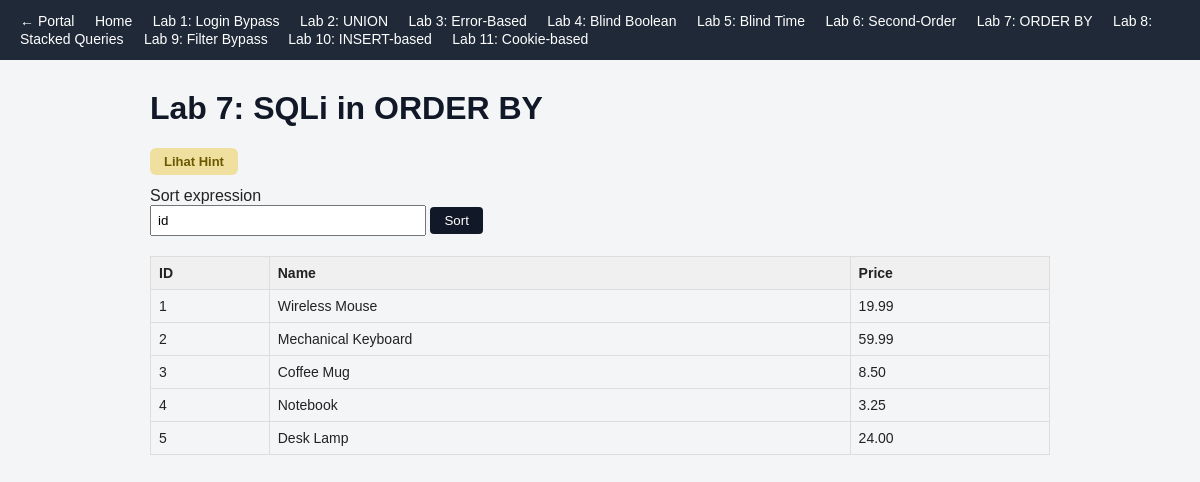
The app's page /app/src/lab7_order_by.php with its own data.
### tables this page shows
CREATE TABLE products (
  id INT AUTO_INCREMENT PRIMARY KEY,
  name VARCHAR(100),
  description TEXT,
  price DECIMAL(10,2),
  category VARCHAR(50)
);

### app/src/lab7_order_by.php (the view, shortened to what this page needs)
<?php
require 'db.php';
$title = 'Lab 7: SQLi in ORDER BY';
$sort = $_GET['sort'] ?? 'id';
$query = "SELECT id, name, price FROM products ORDER BY $sort";
$res = @$mysqli->query($query);
include 'header.php';
?>
<details class="hint-box">
<summary>Lihat Hint</summary>
</details>
<form method="get">
  <label>Sort expression</label><br>
  <input type="text" name="sort" value="<?php echo htmlspecialchars($sort); ?>">
  <button type="submit">Sort</button>
</form>
<?php if ($res === false): ?>
  <div class="error-box">SQL Error: <?php echo htmlspecialchars($mysqli->error); ?></div>
<?php else: ?>
  <table><tr><th>ID</th><th>Name</th><th>Price</th></tr>
  <?php while ($row = $res->fetch_assoc()): ?>
    <tr><td><?php echo htmlspecialchars($row['id']); ?></td><td><?php echo htmlspecialchars($row['name']); ?></td><td><?php echo htmlspecialchars($row['price']); ?></td></tr>
  <?php endwhile; ?>
  </table>
<?php endif; ?>
<?php include 'footer.php'; ?>

### app/src/header.php (shortened to what this page needs)
<?php $title = $title ?? 'VulnShop'; ?>
<!DOCTYPE html>
<html lang="en">
<head>
<link rel="stylesheet" href="style.css">
</head>
<body>
<nav>
  <a href="/">&larr; Portal</a>
  <a href="index.php">Home</a>
  <a href="lab1_login_bypass.php">Lab 1: Login Bypass</a>
  <a href="lab2_union.php">Lab 2: UNION</a>
  <a href="lab3_error_based.php">Lab 3: Error-Based</a>
  <a href="lab4_blind_boolean.php">Lab 4: Blind Boolean</a>
  <a href="lab5_blind_time.php">Lab 5: Blind Time</a>
  <a href="lab6_second_order.php">Lab 6: Second-Order</a>
  <a href="lab7_order_by.php">Lab 7: ORDER BY</a>
  <a href="lab8_stacked_queries.php">Lab 8: Stacked Queries</a>
  <a href="lab9_filter_bypass.php">Lab 9: Filter Bypass</a>
  <a href="lab10_insert_based.php">Lab 10: INSERT-based</a>
  <a href="lab11_cookie_based.php">Lab 11: Cookie-based</a>
</nav>
<div class="container">
<h1><?php echo $title; ?></h1>

### app/src/footer.php
</div>
</body>
</html>

### app/src/style.css (style rules this page uses)
body { font-family: Arial, Helvetica, sans-serif; margin: 0; background: #f4f5f7; color: #222; }
nav { background: #1f2937; padding: 12px 20px; }
nav a { color: #fff; text-decoration: none; margin-right: 16px; font-size: 14px; }
.container { max-width: 900px; margin: 30px auto; padding: 0 20px; }
h1 { color: #111827; }
table { border-collapse: collapse; width: 100%; margin-top: 12px; }
th, td { border: 1px solid #ddd; padding: 8px; text-align: left; font-size: 14px; }
th { background: #f0f0f0; }
input[type=text], input[type=password] { padding: 6px; width: 260px; margin-bottom: 8px; }
button { padding: 6px 14px; background: #111827; color: #fff; border: none; border-radius: 4px; cursor: pointer; }
details.hint-box { margin: 12px 0; }
details.hint-box summary { cursor: pointer; list-style: none; display: inline-block; background: #f0e0a0; color: #6b5900; font-weight: bold; font-size: 13px; padding: 6px 14px; border-radius: 6px; }
details.hint-box summary::marker { content: ""; }

### records on screen
products: id "1", name "Wireless Mouse", price "19.99"
products: id "2", name "Mechanical Keyboard", price "59.99"
products: id "3", name "Coffee Mug", price "8.50"
products: id "4", name "Notebook", price "3.25"
products: id "5", name "Desk Lamp", price "24.00"

### other values on screen
$title "Lab 7: SQLi in ORDER BY"
